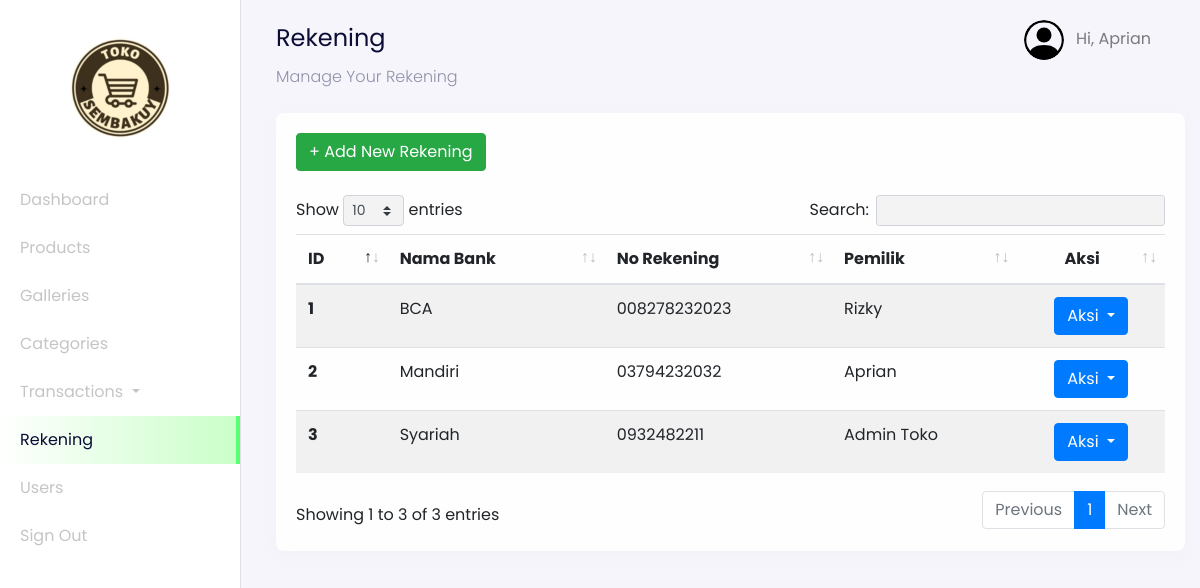
Page /admin?page=rekening (signed in) on the committed database.
### tables this page shows
CREATE TABLE `users` (
  `id_user` int(11) NOT NULL,
  `name` varchar(255) NOT NULL,
  `email` varchar(255) NOT NULL,
  `password` varchar(255) NOT NULL,
  `address` text DEFAULT NULL,
  `phone_number` varchar(255) NOT NULL,
  `postal_code` varchar(191) NOT NULL,
  `roles` varchar(255) NOT NULL
);

CREATE TABLE `rekening_numbers` (
  `id_rekening` int(11) NOT NULL,
  `bank_name` varchar(255) NOT NULL,
  `number` varchar(255) NOT NULL,
  `rekening_name` varchar(255) NOT NULL
);

### config/config.php (called while the page is built, shortened)
<?php
$host = 'localhost';
$user = 'root';
$password = '';
$dbname = 'imk_tugas';
$conn = mysqli_connect($host, $user, $password, $dbname);
function query($query)
{
    global $conn;
    $result = mysqli_query($conn, $query);
    $rows = [];
    while ($row = mysqli_fetch_assoc($result)) {
        $rows[] = $row;
    }
    return $rows;
}
?>

### admin/rekening/dashboard-rekening.php (the view, shortened to what this page needs)
<nav
  class="navbar navbar-expand-lg navbar-light navbar-store fixed-top"
  data-aos="fade-down"
>
  <div class="container-fluid">
    <div class="collpase navbar-collapse" id="navbarResponsive">
      <ul class="navbar-nav d-none d-lg-flex ml-auto">
        <li class="nav-item dropdown">
          <a
            href="#"
            class="nav-link"
            id="navbarDropdown"
            role="button"
            data-toggle="dropdown"
          >
          <img
              src="../assets/images/person-circle.svg"
              alt="profile"
              height="40px"
              class="rounded-circle mr-2 profile-picture"
            />
            <?php
              $id_user = $_SESSION['user'];
              $user = query("SELECT * FROM users WHERE id_user = $id_user")[0];
            ?>
            Hi, <?= $user["name"]; ?>
          </a>
        </li>
      </ul>
    </div>
  </div>
</nav>
<div class="section-content section-dashboard-home" data-aos="fade-up">
  <div class="container-fluid">
    <div class="dashboard-heading">
      <h2 class="dashboard-title">Rekening</h2>
      <p class="dashboard-subtitle">Manage Your Rekening</p>
    </div>
    <div class="dashboard-content">
      <div class="row mt-4">
        <div class="col-12">
          <div class="card">
            <div class="card-body">
              <div class="row mb-4">
                <div class="col-12">
                <a href="?page=rekening-create" class="btn btn-success">
                  + Add New Rekening
                </a>
                </div>
              </div>
              <div class="row">
                <div class="col-12">
                  <div class="table-responsive">
                    <table class="table table-striped table-hover" id="table">
                      <thead>
                        <tr>
                          <th scope="col">ID</th>
                          <th scope="col">Nama Bank</th>
                          <th scope="col">No Rekening</th>
                          <th scope="col">Pemilik</th>
                          <th scope="col" class="text-center">Aksi</th>
                        </tr>
                      </thead>
                      <tbody>
                        <?php
                          $no = 1;
                          $query = "SELECT * FROM rekening_numbers";
                          $rekenings = query($query);
                        ?>
                        <?php foreach ($rekenings as $rekening) : ?>
                          <tr>
                            <th scope="row"><?= $no; ?></th>
                            <td><?= $rekening["bank_name"]; ?></td>
                            <td><?= $rekening["number"]; ?></td>
                            <td><?= $rekening["rekening_name"]; ?></td>
                            <td style="width: 17%; text-align: center;">
                              <div class="dropdown">
                                <button class="btn btn-primary dropdown-toggle" type="button" id="dropdownMenuButton" data-toggle="dropdown" aria-haspopup="true" aria-expanded="false">
                                  Aksi
                                </button>
                              </div>
                            </td>
                          </tr>
                          <?php $no++ ?>
                        <?php endforeach;?>
                      </tbody>
                    </table>
                  </div>
                </div>
              </div>
            </div>
          </div>
        </div>
      </div>
    </div>
  </div>
</div>

### rows in the picture
users: name "Aprian"
rekening_numbers: bank_name "BCA", number "008278232023", rekening_name "Rizky"
rekening_numbers: bank_name "Mandiri", number "03794232032", rekening_name "Aprian"
rekening_numbers: bank_name "Syariah", number "0932482211", rekening_name "Admin Toko"
